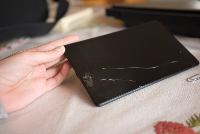
%> input picture Exercise07/1_2_denoising/images/tablet.tiff, 200 x 134 px; the run also reads 1 picture not shown here
$ octave denoise.m   (GNU Octave 9; MATLAB toolbox functions it lacks are replaced by stand-ins)
%> lines starting %> are read from the running program, lines starting %| are printed output that depends on the picture
### Exercise07/1_2_denoising/MSE.m
function [mse] = MSE(img,reference)
    %subtract both images and sum up all the squared entries
    mse = sum(sum(sum(abs(img-reference).^2)));
    %divide by the number of summands
    mse = mse/(size(img,1)*size(img,2)*size(img,3));
end


### Exercise07/1_2_denoising/PSNR.m
function [psnr] = PSNR(image, reference)
    mse = MSE(image, reference);
    psnr = 20*log10(1/sqrt(mse));
end

### Exercise07/1_2_denoising/BilateralFilter.m
function [filtered_img] = BilateralFilter(input,sigma_s, sigma_r)
    filtered_img = zeros(size(input));
    %kernelSize
    w = 2;


    %Gaussian kernel similar to the previous task
    wa1 = (repmat(abs(-w:w),[2*w+1,1,3])).^2;
    wa2 = (repmat(transpose(abs(-w:w)),[1,2*w+1,3])).^2;
    g_distance = gaussian_kernel((wa1+wa2)/2,sigma_s);

    for i=w+1:size(input,1)-w
        for j=w+1:size(input,2)-w
            %gaussian kernel size array
            tmp = input(i-w:i+w,j-w:j+w,:);
            %Gaussian kernel of for the range
            g_range = gaussian_kernel(abs(tmp-tmp(w,w)),sigma_r);

            %bilateral kernel is multiplication of both gaussian kernels
            bilat_kernel = g_distance.*g_range;
            bilat_kernel_sum = sum(sum(bilat_kernel));
            %normalize ...
            bilat_kernel = bilat_kernel./bilat_kernel_sum;

            %convolution
            filtered_img(i,j,:) = sum(sum(tmp.*bilat_kernel));
        end
    end

    %gaussian kernel, source: wikipedia
    function [ge] = gaussian_kernel(wa,s)
        const = 1/(2*pi*s^2);
        wa = exp((-wa(:,:,:).^2)./(2*s^2));
        ge = wa.*const;
    end

end

### Exercise07/1_2_denoising/NonLocalMeansFilter.m
function result = NonLocalMeansFilter(input, search_r, similarity_r, sigma)
%NonLocalMeansFilter Denoises the input image using the Non Local Means
%Algorithm
%   input        Noisy input image that is denoised by the function
%   search_r     Defines the radius around each pixel to seach for similar
%                pixels. In theory this would be the entire image, but for performance
%                reasons we limit the search to a window.
%   similarity_r Radius of a patch around a pixle that is used to determine
%                the similarity to other pixels (patches are compared)
%   sigma        standard deviation for determining the similarity between
%                patches (used in SimilarityWeight)

% allocate space for the result
dim = size(input);
result = zeros(dim);

% 4.2.b)
% Padd the input image to enable similarity comparison patches at the borders
% (miror the image at the borders!)
input_pad = padarray(input, [similarity_r+1, similarity_r+1], 'replicate', 'both');

% create a waitbar to show progress
h = waitbar(0,'Applying NL Means filter...');
set(h,'Name','NL Means Filter Progress');


for y = 1 : dim(1)
    for x = 1 : dim(2)

        % 4.2.c)
        % Extract a window around the pixel at position (y,x).
        % This window is then used to calculate the similarity to all other
        % pixels in the search radius of this pixel
        sim_window_pixel = imcrop(input_pad, [y-similarity_r x-similarity_r 2*similarity_r 2*similarity_r]);


        pixel_average = zeros([1,1,3]);
        pixel_weight = 0;
        max_weight = 0;

        %4.2.d)
        % * Iterate over all pixels in the search radius. Be carefull not
        %   to cross image boundaries.
        % * Skipp the loop if the pixel is at position (y,x)
        % * Else extract a similarity window around the pixel.
        % * Use the SimilarityWeight function from 4.2.a) to compute the
        %   weight of that pixel.
        % * Add the weighted pixel value to the average pixel value (pixel_average),
        %   and the weight to the total pixel weight (pixel_weight).
        % * Keep track of the maximum weight that was found. And use it to
        %   weight the pixel (y,x) in the end (after the iteration).
       for i=max(1+search_r, y-search_r):min(dim(1)-search_r,y+search_r)

           for j=max(1+search_r,x-search_r):min(dim(2)-search_r,x+search_r)


                    sim_window_pixel2 = imcrop(input_pad, [i-search_r j-search_r 2*search_r 2*search_r]);
                    pixel_weight = SimilarityWeight(sim_window_pixel, sim_window_pixel2, sigma);

                    pixel_average = pixel_average + pixel_weight;
                    if pixel_weight>max_weight
                        max_weight = pixel_weight;
                    end

           end
       end

       pixel_average = pixel_average/ max_weight;

        % 4.2.e)
        % Write the result into the output image
        if (pixel_average == 0)
           result(y,x) = input(y,x) ;
        else
            result(y,x,1) = pixel_average(:,:,1)*input(y,x,1)/255;
            result(y,x,2) = pixel_average(:,:,2)*input(y,x,2)/255;
            result(y,x,3) = pixel_average(:,:,3)*input(y,x,3)/255;
        end
    end
    waitbar(y/dim(1));
end
close(h)

### Exercise07/1_2_denoising/denoise.m
clear all;
close all;
clc;

ground_truth = double(imread('images/tablet.tiff'))/255;
noisy = double(imread('images/noisy_tablet.tiff'))/255;
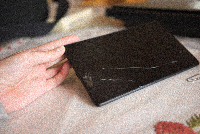
%> noisy: size 134x200x3 double; mean R, G, B 0.523, 0.456, 0.427

%%%%%%%%%% EXERCISE 2 DEBUGGING Images %%%%%%%%%%%%%%%%%%%%%%%%%%%%%%%%%%%
%ground_truth = double(imread('images/tablet_smal l.tiff'))/255;
%noisy = imnoise(ground_truth,'gaussian', 0, 0.0005);
%%%%%%%%%%%%%%%%%%%%%%%%%%%%%%%%%%%%%%%%%%%%%%%%%%%%%%%%%%%%%%%%%%%%%%%%%%

%%%%%%%% Other Images for testing %%%%%%%%%%%%%%%%%%%%%%%%%%%%%%%%%%%
% [4 lines of commented-out code are left out]
%%%%%%%%%%%%%%%%%%%%%%%%%%%%%%%%%%%%%%%%%%%%%%%%%%%%%%%%%%%%%

error_noisy_matlab = immse(ground_truth, noisy) % matlab version of MSE
%> error_noisy_matlab = 0.00134
% 4.1.a) Implement your own Mean Square Error function and call it here.
error_noisy_self = MSE(noisy, ground_truth)% call your function here
%> in MSE, `mse = sum(sum(sum(abs(img-reference).^2)));`: mse = 107.4
%> in MSE, `mse = mse/(size(img,1)*size(img,2)*size(img,3));`: mse = 0.00134
%> error_noisy_self = 0.00134

psnr_noisy_matlab = psnr(noisy, ground_truth) % matlab version of PSNR
%> psnr_noisy_matlab = 28.74
%4.1.b) Implement your own PSNR function and call it here.
psnr_noisy_self = PSNR(noisy, ground_truth); % call your function here
%> psnr_noisy_self = 28.74

%4.1.c) Use a simple gauss filter on the noisy image
sigma_s = 1; % parameter for determining the weights in spacial filter
denoised_gauss = imgaussfilt(noisy,sigma_s);  % apply gauss filter to noisy image
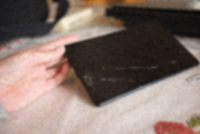
%> denoised_gauss: size 134x200x3 double; mean R, G, B 0.523, 0.456, 0.427; mean of the top-left, top-right, bottom-left and bottom-right quarters 0.433, 0.185, 0.676, 0.582
psnr_gauss = PSNR(denoised_gauss, ground_truth); % determine the psnr
%> psnr_gauss = 31.15

% 4.1.d) Implement your own Bilateral Filter
sigma_s = 2; % parameter for determining the weights in spacial filter
sigma_r = 0.1; % parameter for weighting in color space
denoised_bilateral = BilateralFilter(noisy,sigma_s,sigma_r); % use your bilateral filter on noisy image
%> after the loop in BilateralFilter, `for i=w+1:size(input,1)-w`:
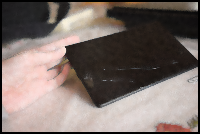
%> filtered_img: size 134x200x3 double; mean R, G, B 0.494, 0.444, 0.425
psnr_bilateral = PSNR(denoised_bilateral, ground_truth); % determine the psnr
%> psnr_bilateral = 17.22


%% 2. Implement your own Non Local Means Filter
search_window_r = 5;      % parameter for search window radius
similarity_window_r = 3;  % parameter for similarity patch size (radius)
sigma = 0.075;            % parameter std deviation used for similarity determination
denoised_NLM = NonLocalMeansFilter(noisy,search_window_r, similarity_window_r, sigma); % call your NLM-Filter here
%> in NonLocalMeansFilter, `input_pad = padarray(input, [similarity_r+1, similarity_r+1], 'replica..`:
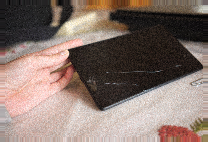
%> input_pad: size 142x208x3 double; mean R, G, B 0.527, 0.458, 0.427
%> (the run ends here)
